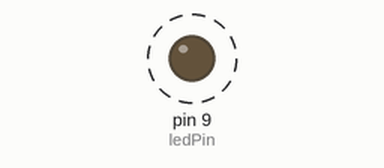
Recording of a sketch running on a simulated Arduino Uno, built with avr-gcc and run on an emulated ATmega328P. Shown: output pins drawn as LEDs (lit = HIGH). Dashed ring = blinking. What the sketch prints to the serial monitor is not drawn.

Above: at 0.2 s.
Timing chart, 0 to 3.0 s (numbered marks = the images above):
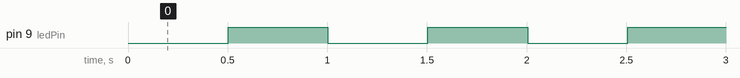

Measured:
- by itself, pin 9 (ledPin): alternates HIGH for 0.50 s and LOW for 0.50 s

The sketch:

LED2.ino
```cpp
const int ledPin = 9;

byte ledState = LOW;
long previousMillis = 0;
const long interval = 500;

void setup() {
  // put your setup code here, to run once:

  pinMode(ledPin, OUTPUT);

  Serial.begin(9600);

}

void loop() {
  // put your main code here, to run repeatedly:

  long currentMillis = millis();

  if (currentMillis - previousMillis > interval) {
    if (ledState == HIGH)
      ledState = LOW;
    else
      ledState = HIGH;

    previousMillis = millis();

    Serial.println("S-a schimbat starea LED-ului!");
  }

  digitalWrite(ledPin, ledState);
}
```
